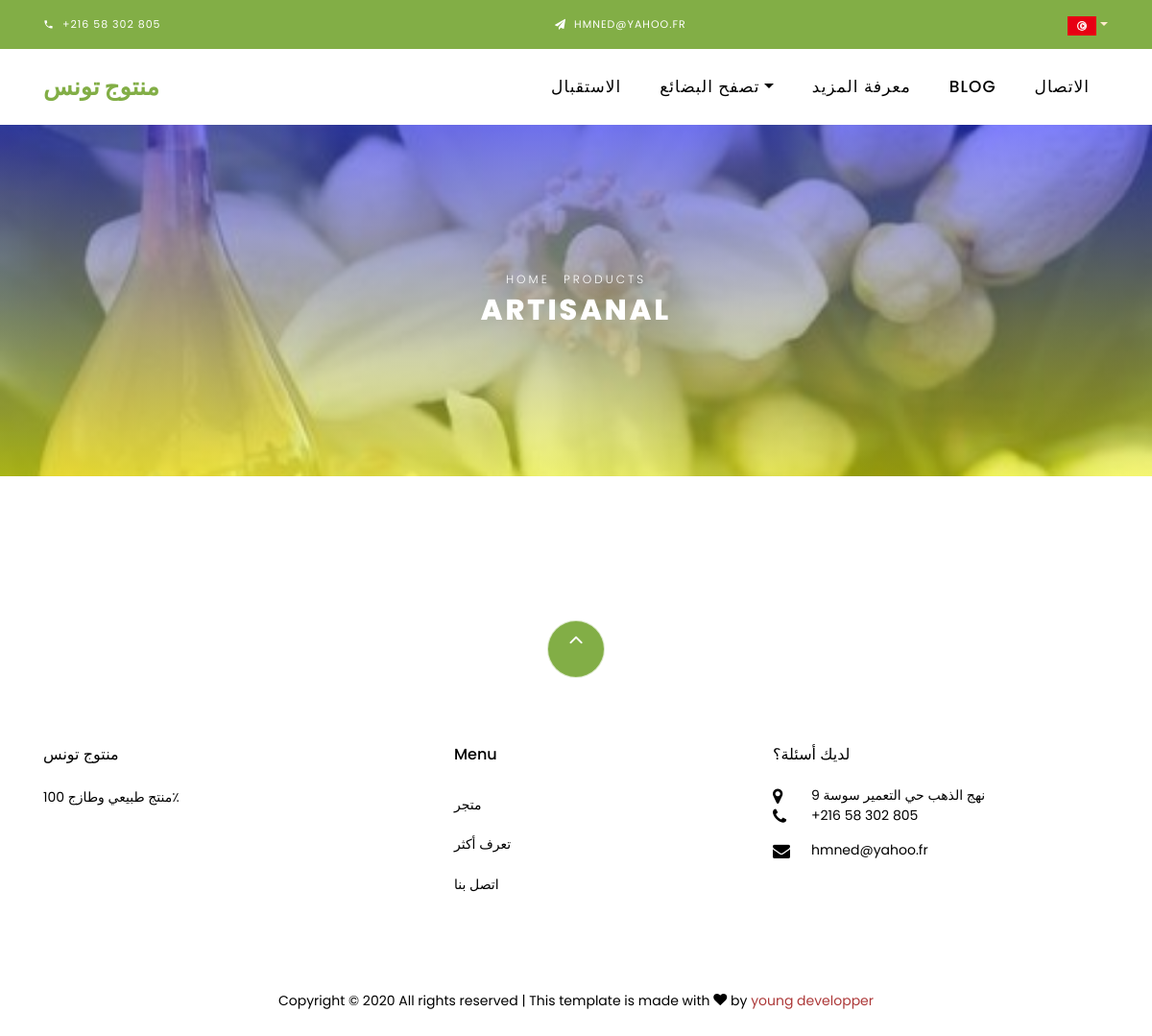
The page /ar/artisanal on the database as committed earlier.
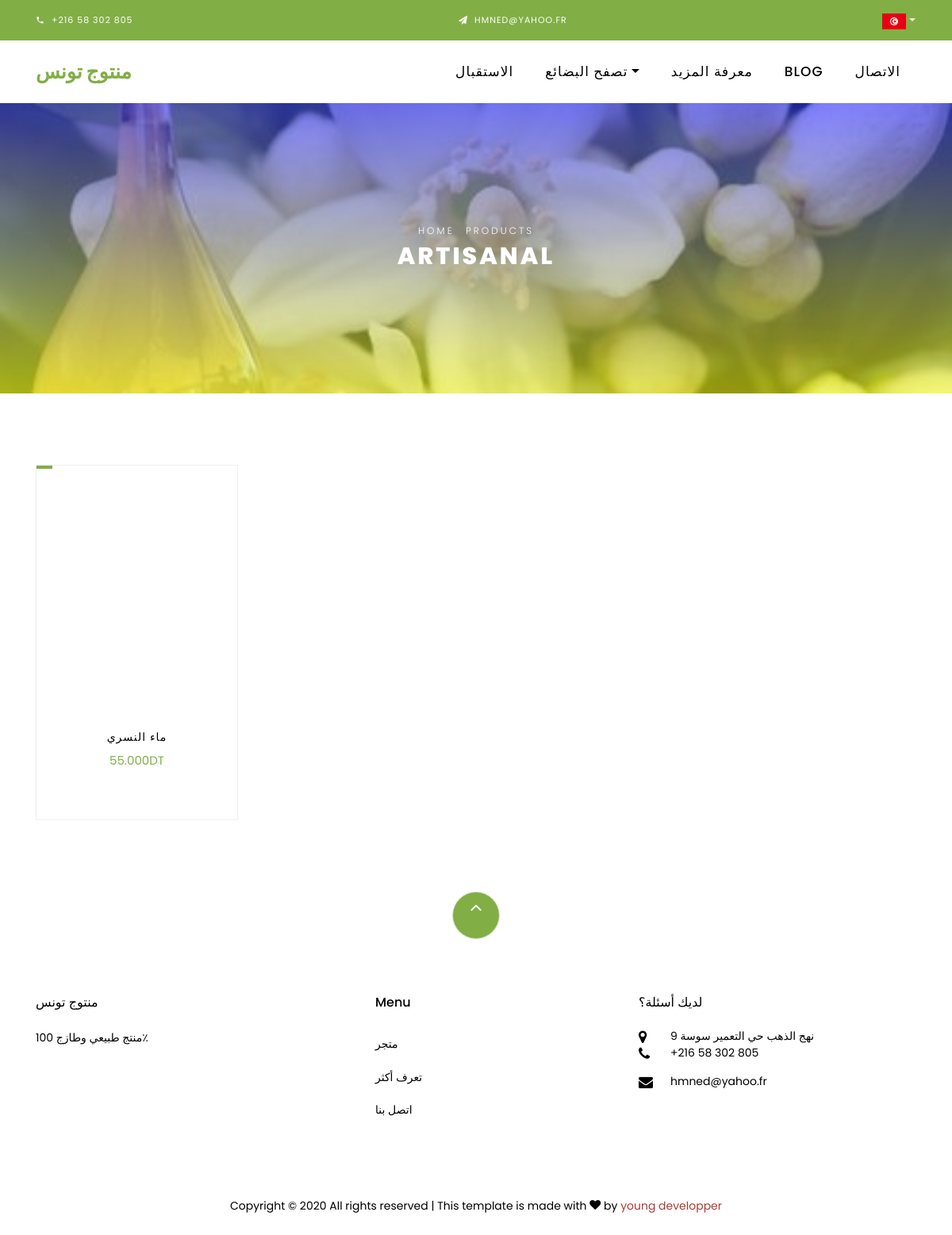
The same page on the database as committed later.
### ar/models.py (models this page shows, shortened)
class ArtisanalProduct(models.Model):
    name = models.CharField(max_length=50000)
    price = models.DecimalField(decimal_places=3, max_digits=6)
    image = models.ImageField(upload_to='pics')
    description = models.TextField(max_length=10000000)

### ar/views.py (the view)
# urls.py: path('artisanal', views.artisanal, name='artisanal'),
def artisanal(request):
    Products = ArtisanalProduct.objects.all()
    return render(request, 'arab/artisanalar.html', context={'products': Products})

### template/arab/artisanalar.html (shortened to what the changed rows need)
{% load static %}
<!DOCTYPE html>
<html lang="en">
  <head>
    <link rel="stylesheet" href="{% static 'css/open-iconic-bootstrap.min.css' %}">
    <link rel="stylesheet" href="{% static 'css/animate.css' %}">
    <link rel="stylesheet" href="{% static 'css/owl.carousel.min.css' %}">
    <link rel="stylesheet" href="{% static 'css/owl.theme.default.min.css' %}">
    <link rel="stylesheet" href="{% static 'css/magnific-popup.css' %}">
    <link rel="stylesheet" href="{% static 'css/aos.css' %}">
    <link rel="stylesheet" href="{% static 'css/ionicons.min.css' %}">
    <link rel="stylesheet" href="{% static 'css/bootstrap-datepicker.css' %}">
    <link rel="stylesheet" href="{% static 'css/jquery.timepicker.css' %}">
    <link rel="stylesheet" href="{% static 'css/flaticon.css' %}">
    <link rel="stylesheet" href="{% static 'css/icomoon.css' %}">
    <link rel="stylesheet" href="{% static 'css/style.css' %}">
  </head>
  <body class="goto-here">
    <div class="hero-wrap hero-bread" style="background-image:linear-gradient(rgba(0, 0, 255, 0.5), rgba(255, 255, 0, 0.5)), url({% static 'images/img44.jpg' %});">
      <div class="container">
        <div class="row no-gutters slider-text align-items-center justify-content-center">
          <div class="col-md-9 ftco-animate text-center">
            <h1 class="mb-0 bread">Artisanal</h1>
          </div>
        </div>
      </div>
    </div>
    <section class="ftco-section">
    	<div class="container">
    		<div class="row">
          {% for prod in products %}
    			<div class="col-md-6 col-lg-3 ftco-animate">
    				<div class="product">
    					<a href="#" class="img-prod"><img class="img-fluid" src="{{ prod.image.url }}" alt="Colorlib Template">
    						<span class="status"></span>
    					</a>
    					<div class="text py-3 pb-4 px-3 text-center">
    						<h3><a href="#">{{ prod.name }}</a></h3>
    						<div class="d-flex">
    							<div class="pricing">
                    <p class="price"><span class="price-sale">{{ prod.price }}DT</span>
                      <h3><a href="#">{{ prod.description }}</a></h3></p>
		    					</div>
	    					</div>
    					</div>
    				</div>
          </div>
          {% endfor %}
    		</div>
    	</div>
    </section>
    <footer class="ftco-footer ftco-section">
      <div class="container">
        <div class="row mb-5">
          <div class="col-md">
            <div class="ftco-footer-widget mb-4">
              <h2 class="ftco-heading-2">منتوج تونس</h2>
            </div>
          </div>
          <div class="col-md">
            <div class="ftco-footer-widget mb-4 ml-md-5">
              <h2 class="ftco-heading-2">Menu</h2>
            </div>
          </div>
          <div class="col-md">
            <div class="ftco-footer-widget mb-4">
              <h2 class="ftco-heading-2">لديك أسئلة؟</h2>
            </div>
          </div>
        </div>
      </div>
    </footer>
  </body>
</html>

Rows that differ between the two databases and show on the page:
added ArtisanalProduct: name "ماء النسري", price "55.000"
